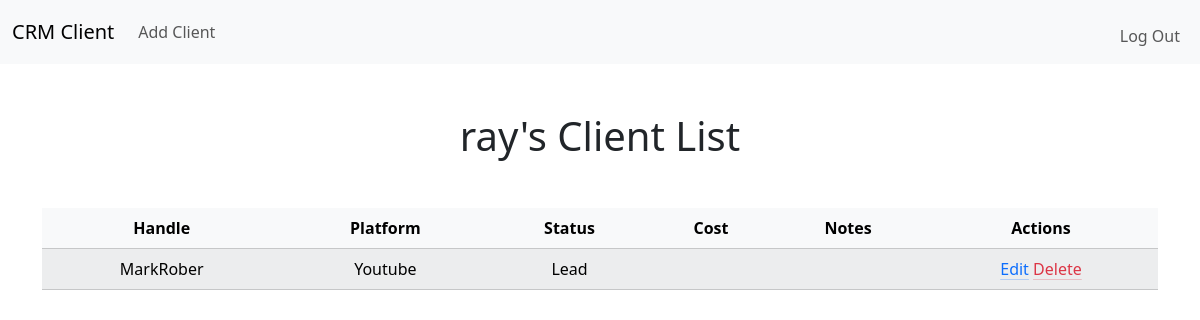
Page / (signed in) on the earlier database version.
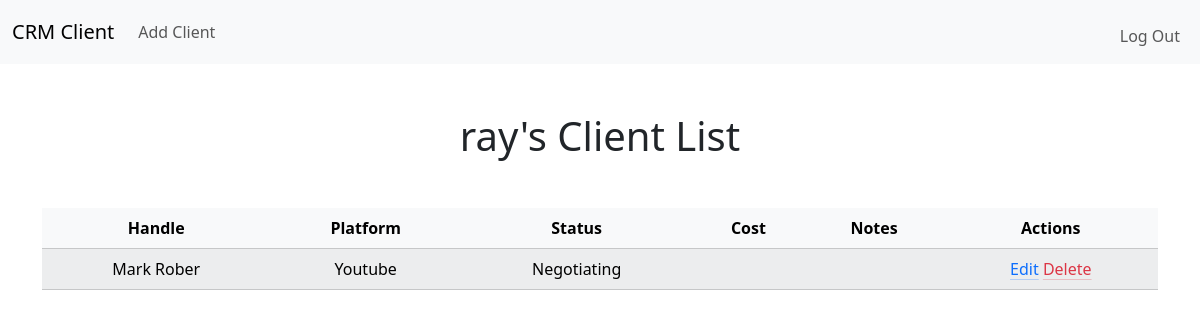
Same page on the later database version.
### tables this page shows
CREATE TABLE users(
    id INTEGER PRIMARY KEY AUTOINCREMENT,
    username TEXT NOT NULL UNIQUE,
    hash TEXT NOT NULL);

CREATE TABLE clients(
    id INTEGER PRIMARY KEY AUTOINCREMENT,
    user_id INTEGER NOT NULL,
    handle TEXT NOT NULL,
    platform TEXT NOT NULL,
    status TEXT NOT NULL,
    cost NUMERIC,
    notes TEXT,
    FOREIGN KEY(user_id) REFERENCES users(id));

### app.py (the view)
@app.route("/")
@login_required
def index():
    conn = sqlite3.connect("client.db")
    cursor = conn.cursor()
    cursor.execute("SELECT username FROM users WHERE id = ?", (session["user_id"],))
    row = cursor.fetchone()
    username = row[0]
    cursor.execute("SELECT handle, platform, status, cost, notes, id FROM clients WHERE user_id = ?", (session["user_id"],))
    table = cursor.fetchall()
    conn.close()
    return render_template("index.html", username=username, table=table)

### app.py (called while the page is built)
@app.after_request
def after_request(response):
    response.headers["Cache-Control"] = "no-cache, no-store, must-revalidate"
    response.headers["Expires"] = 0
    response.headers["Pragma"] = "no-cache"
    return response

def login_required(f):
    @wraps(f)
    def wrapper(*args, **kwargs):
        if session.get("user_id") is None:
            return redirect("/login")
        return f(*args, **kwargs)
    return wrapper

### templates/index.html (shortened to what this page needs)
{% extends "layout.html" %}
{% block main %}
    <h1 class="mb-5">{{ username }}'s Client List</h1>
    <table class="table table-light table-striped">
        <thead>
            <tr>
                <th>Handle</th>
                <th>Platform</th>
                <th>Status</th>
                <th>Cost</th>
                <th>Notes</th>
                <th>Actions</th>
            </tr>
        </thead>
        <tbody>
            {% for column in table %}
            <tr>
                <td>{{ column[0] }}</td>
                <td>{{ column[1] }}</td>
                <td>{{ column[2] }}</td>
                <td>{{ column[3] }}</td>
                <td>{{ column[4] }}</td>
                <td>
                    <a href="/edit/{{ column[5] }}" class="link-primary link-offset-2 link-underline-opacity-25 link-underline-opacity-100-hover">Edit</a>
                    <a href="/delete/{{ column[5] }}" class="link-danger link-offset-2 link-underline-opacity-25 link-underline-opacity-100-hover">Delete</a>
                </td>
            </tr>
            {% endfor %}
        </tbody>
    </table>
{% endblock %}

### templates/layout.html (shortened to what this page needs)
<!DOCTYPE html>
<html lang="en">
<head>
    <link href="https://cdn.jsdelivr.net/npm/bootstrap@5.3.8/dist/css/bootstrap.min.css" rel="stylesheet">
    <link href="/static/style.css" rel="stylesheet">
</head>
<body>
    <nav class="navbar navbar-expand-lg bg-body-tertiary">
        <div class="container-fluid">
            <a class="navbar-brand" href="/">CRM Client</a>
            <div class="collapse navbar-collapse" id="navbarNav">
                {% if session["user_id"] %}
                    <ul class="navbar-nav">
                        <li class="nav-item"><a class="nav-link" href="/add">Add Client</a></li>
                    </ul>
                    <ul class="navbar-nav ms-auto mt-2">
                        <li class="nav-item"><a class="nav-link" href="/logout">Log Out</a></li>
                    </ul>
                {% else %}
                    <ul class="navbar-nav ms-auto mt-2">
                        <li class="nav-item"><a class="nav-link" href="/login">Login</a></li>
                        <li class="nav-item"><a class="nav-link" href="/register">Register</a></li>
                    </ul>
                {% endif %}
            </div>
        </div>
    </nav>
    {% set messages = get_flashed_messages() %}
    <main class="container py-5 text-center">
        {% block main %}{% endblock %}
    </main>
</body>
</html>

Differences in the rows shown:
changed clients "Youtube": handle "MarkRober" → "Mark Rober"; status "Lead" → "Negotiating"
